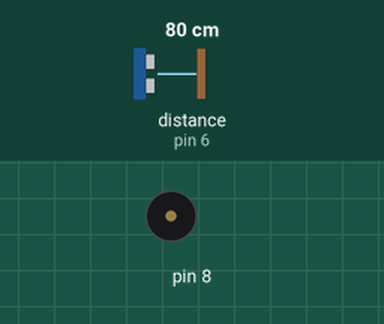
A sketch run on a simulated Arduino Uno, built with avr-gcc and run on an emulated ATmega328P. On the bench: buzzer (waves = sounding). Inputs (shaded band) come from the test bench; at power-on: distance to the obstacle (sensor on pin 6) 80 cm. The echo pulse lasts 58.3 µs per cm.

Above: at 1.2 s.
1.3 s: distance to the obstacle (sensor on pin 6) set to 35 cm
2.8 s: distance to the obstacle (sensor on pin 6) set to 29 cm
At 5.7 s:
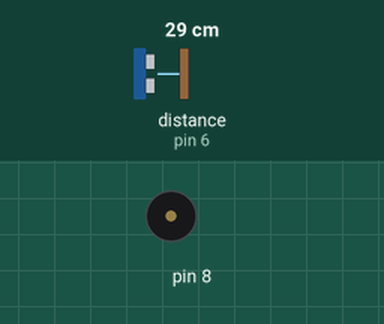
5.8 s: distance to the obstacle (sensor on pin 6) set to 60 cm
At 6.4 s:
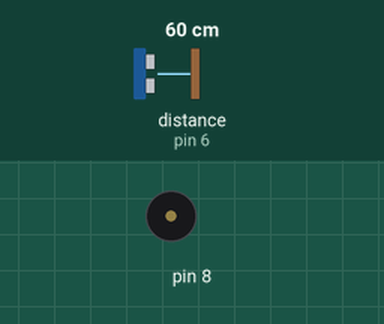
7.3 s: distance to the obstacle (sensor on pin 6) set to 2 cm
At 7.81 s:
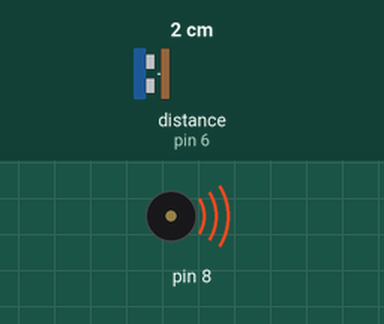
Timing chart, 0 to 10.3 s (numbered marks = the images above; inputs shaded):
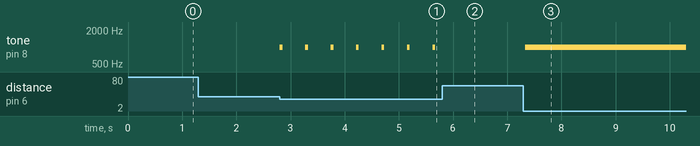

The sketch:

04_Parking_Sensor.ino
```cpp
// IUBPC Robotics Challenge - Card 4: Parking Sensor
// Board: Arduino Uno

long readCm() {
  digitalWrite(7, LOW);  delayMicroseconds(2);
  digitalWrite(7, HIGH); delayMicroseconds(10);
  digitalWrite(7, LOW);
  long t = pulseIn(6, HIGH, 30000);
  if (t == 0) return 999;
  return t * 0.034 / 2;
}

void setup() {
  pinMode(7, OUTPUT);
  pinMode(6, INPUT);
  pinMode(8, OUTPUT);
}

void loop() {
  long d = readCm();
  if (d > 30) {
    noTone(8);
    delay(100);
  } else {
    tone(8, 1000, 50);
    delay(map(constrain(d, 2, 30), 2, 30, 50, 500));
  }
}
```

Measured:
- the behaviour switches between 32 and 31 cm on distance to the obstacle (sensor on pin 6) (found by bisection; images 0 and 1)
- after the input at 1.3 s, every drawn part: stays the same
- after the input at 2.8 s, tone on pin 8: alternates 1000 Hz for 0.05 s and silent for 0.42 s, starting at once
- after the input at 5.8 s, tone on pin 8: stops changing and stays silent
- after the input at 7.3 s, tone on pin 8: silent → 1000 Hz at once
